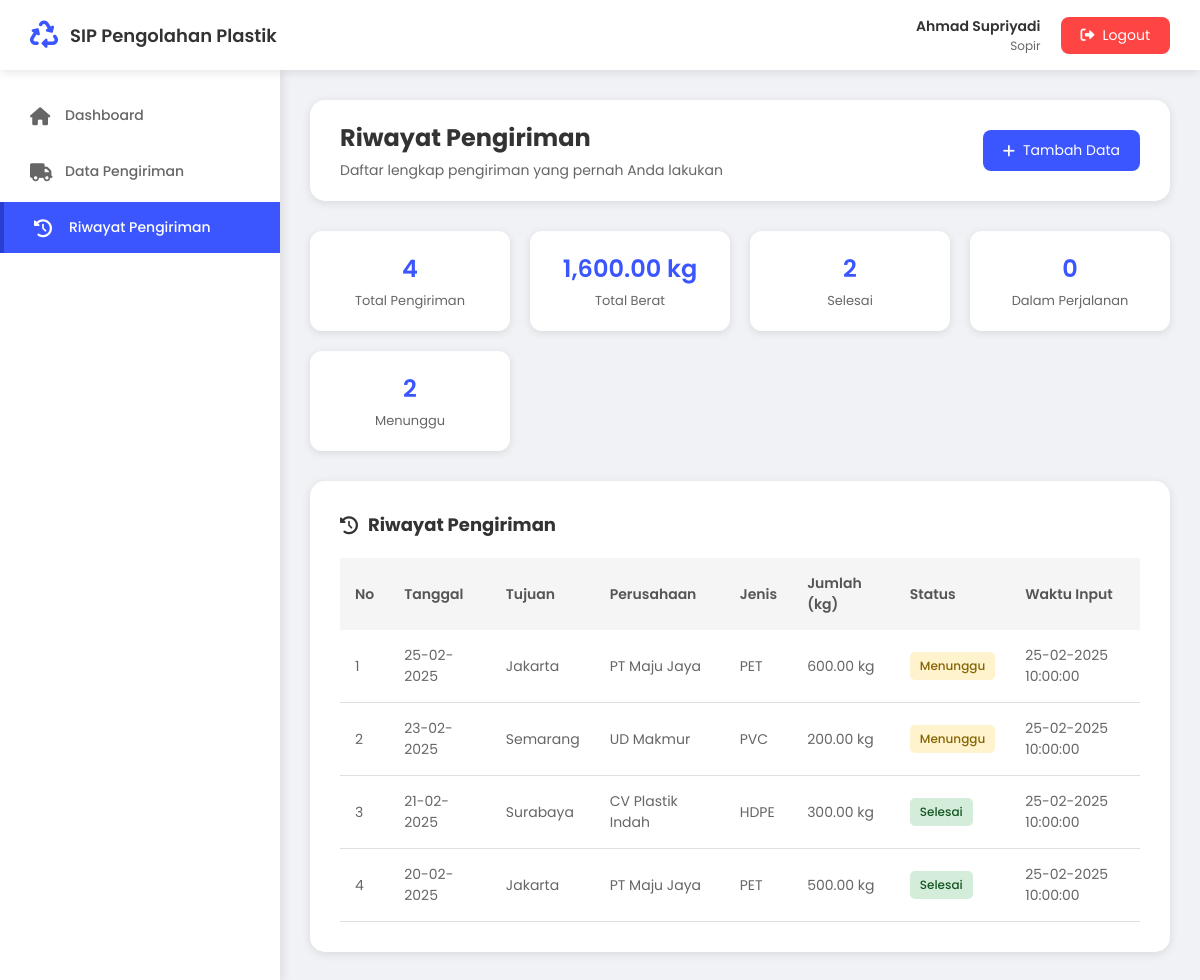
The page /sopir/riwayat_pengiriman.php (signed in) on the database its author committed.
### tables this page shows
CREATE TABLE data_pengiriman (
    id INT(11) NOT NULL AUTO_INCREMENT,
    user_id INT(11) NOT NULL,
    tanggal_pengiriman DATE NOT NULL,
    tujuan VARCHAR(255) NOT NULL,
    perusahaan VARCHAR(255) NOT NULL,
    jumlah_muatan DECIMAL(10,2) NOT NULL,
    jenis_plastik ENUM('PET', 'HDPE', 'PVC', 'LDPE', 'PP', 'PS') NOT NULL,
    status ENUM('Menunggu', 'Dalam Perjalanan', 'Selesai') DEFAULT 'Menunggu',
    created_at TIMESTAMP NOT NULL DEFAULT CURRENT_TIMESTAMP,
    PRIMARY KEY (id),
    KEY user_id (user_id),
    CONSTRAINT data_pengiriman_ibfk_1 FOREIGN KEY (user_id) REFERENCES users (id) ON DELETE CASCADE
);

### sopir/riwayat_pengiriman.php (the view, shortened to what this page needs)
<?php
require_once __DIR__ . '/../config.php';
$user_id = $_SESSION['user_id'];
$nama = $_SESSION['nama'];
$page = isset($_GET['page']) ? (int)$_GET['page'] : 1;
$limit = 20;
$offset = ($page - 1) * $limit;
$query = "SELECT * FROM data_pengiriman
          WHERE user_id = $user_id
          ORDER BY tanggal_pengiriman DESC, created_at DESC
          LIMIT $offset, $limit";
$result = $conn->query($query);
$stat_query = "SELECT
                COUNT(*) as total_pengiriman,
                SUM(jumlah_muatan) as total_berat,
                AVG(jumlah_muatan) as rata_rata,
                SUM(CASE WHEN status = 'Selesai' THEN 1 ELSE 0 END) as selesai,
                SUM(CASE WHEN status = 'Dalam Perjalanan' THEN 1 ELSE 0 END) as dalam_perjalanan,
                SUM(CASE WHEN status = 'Menunggu' THEN 1 ELSE 0 END) as menunggu
               FROM data_pengiriman
               WHERE user_id = $user_id";
$stat_result = $conn->query($stat_query);
$stats = $stat_result->fetch_assoc();
?>
<!DOCTYPE html>
<html lang="id">
<head>
    <link rel="stylesheet" href="https://cdnjs.cloudflare.com/ajax/libs/font-awesome/6.0.0/css/all.min.css">
</head>
<body>
    <div class="navbar">
        <div class="navbar-brand">
            <i class="fas fa-recycle"></i>
            <h2>SIP Pengolahan Plastik</h2>
        </div>
        <div class="user-info">
            <div class="user-detail">
                <div class="user-name"><?php echo htmlspecialchars($nama); ?></div>
                <div class="user-role">Sopir</div>
            </div>
            <a href="../logout.php" class="btn-logout"><i class="fas fa-sign-out-alt"></i> Logout</a>
        </div>
    </div>
    <div class="sidebar">
        <ul class="sidebar-menu">
            <li><a href="../dashboard.php"><i class="fas fa-home"></i> Dashboard</a></li>
            <li><a href="data_pengiriman.php"><i class="fas fa-truck"></i> Data Pengiriman</a></li>
            <li><a href="riwayat_pengiriman.php" class="active"><i class="fas fa-history"></i> Riwayat Pengiriman</a></li>
        </ul>
    </div>
    <div class="content">
        <div class="page-header">
            <div>
                <h1>Riwayat Pengiriman</h1>
                <p>Daftar lengkap pengiriman yang pernah Anda lakukan</p>
            </div>
            <a href="data_pengiriman.php" class="btn-tambah">
                <i class="fas fa-plus"></i> Tambah Data
            </a>
        </div>
        <div class="stats-grid">
            <div class="stat-card">
                <div class="stat-value"><?php echo $stats['total_pengiriman'] ?? 0; ?></div>
                <div class="stat-label">Total Pengiriman</div>
            </div>
            <div class="stat-card">
                <div class="stat-value"><?php echo number_format($stats['total_berat'] ?? 0, 2); ?> kg</div>
                <div class="stat-label">Total Berat</div>
            </div>
            <div class="stat-card">
                <div class="stat-value"><?php echo $stats['selesai'] ?? 0; ?></div>
                <div class="stat-label">Selesai</div>
            </div>
            <div class="stat-card">
                <div class="stat-value"><?php echo $stats['dalam_perjalanan'] ?? 0; ?></div>
                <div class="stat-label">Dalam Perjalanan</div>
            </div>
            <div class="stat-card">
                <div class="stat-value"><?php echo $stats['menunggu'] ?? 0; ?></div>
                <div class="stat-label">Menunggu</div>
            </div>
        </div>
        <div class="table-container">
            <h3><i class="fas fa-history"></i> Riwayat Pengiriman</h3>
            <table>
                <thead>
                    <tr>
                        <th>No</th>
                        <th>Tanggal</th>
                        <th>Tujuan</th>
                        <th>Perusahaan</th>
                        <th>Jenis</th>
                        <th>Jumlah (kg)</th>
                        <th>Status</th>
                        <th>Waktu Input</th>
                    </tr>
                </thead>
                <tbody>
                    <?php if($result && $result->num_rows > 0): ?>
                        <?php $no = $offset + 1; while($row = $result->fetch_assoc()): ?>
                        <tr>
                            <td><?php echo $no++; ?></td>
                            <td><?php echo date('d-m-Y', strtotime($row['tanggal_pengiriman'])); ?></td>
                            <td><?php echo $row['tujuan']; ?></td>
                            <td><?php echo $row['perusahaan']; ?></td>
                            <td><?php echo $row['jenis_plastik']; ?></td>
                            <td><?php echo number_format($row['jumlah_muatan'], 2); ?> kg</td>
                            <td>
                                <span class="status-badge status-<?php echo strtolower(str_replace(' ', '-', $row['status'])); ?>">
                                    <?php echo $row['status']; ?>
                                </span>
                            </td>
                            <td><?php echo date('d-m-Y H:i:s', strtotime($row['created_at'])); ?></td>
                        </tr>
                        <?php endwhile; ?>
                    <?php endif; ?>
                </tbody>
            </table>
        </div>
    </div>
</body>
</html>

### sopir/riwayat_pengiriman.php (style rules this page uses)
* { margin: 0; padding: 0; box-sizing: border-box; font-family: 'Poppins', sans-serif; }
body { background: #f0f2f5; }
.navbar { background: white; padding: 0 30px; box-shadow: 0 2px 10px rgba(0,0,0,0.1); display: flex; justify-content: space-between; align-items: center; height: 70px; position: fixed; top: 0; left: 0; right: 0; z-index: 1000; }
.navbar-brand { display: flex; align-items: center; gap: 12px; }
.navbar-brand i { font-size: 28px; color: #3B55FF; }
.navbar-brand h2 { color: #333; font-size: 18px; font-weight: 600; }
.user-info { display: flex; align-items: center; gap: 20px; }
.user-detail { text-align: right; }
.user-name { color: #333; font-weight: 600; font-size: 14px; }
.user-role { color: #666; font-size: 12px; }
.btn-logout { padding: 8px 20px; background: #ff4444; color: white; text-decoration: none; border-radius: 8px; font-size: 14px; transition: all 0.3s; display: flex; align-items: center; gap: 8px; }
.sidebar { width: 280px; background: white; position: fixed; left: 0; top: 70px; bottom: 0; box-shadow: 2px 0 10px rgba(0,0,0,0.1); overflow-y: auto; }
.sidebar-menu { list-style: none; padding: 20px 0; }
.sidebar-menu li { margin-bottom: 5px; }
.sidebar-menu a { display: flex; align-items: center; padding: 15px 30px; color: #666; text-decoration: none; transition: all 0.3s; gap: 15px; font-size: 14px; font-weight: 500; }
.sidebar-menu a.active { background: #3B55FF; color: white; border-left: 4px solid #2a3fd1; }
.sidebar-menu a i { width: 20px; font-size: 18px; }
.content { margin-left: 280px; margin-top: 70px; padding: 30px; min-height: calc(100vh - 70px); }
.page-header { background: white; padding: 20px 30px; border-radius: 15px; margin-bottom: 30px; box-shadow: 0 2px 10px rgba(0,0,0,0.1); display: flex; justify-content: space-between; align-items: center; }
.page-header h1 { color: #333; font-size: 24px; margin-bottom: 5px; }
.page-header p { color: #666; font-size: 14px; }
.btn-tambah { padding: 10px 20px; background: #3B55FF; color: white; text-decoration: none; border-radius: 8px; font-size: 14px; display: flex; align-items: center; gap: 8px; transition: all 0.3s; }
.stats-grid { display: grid; grid-template-columns: repeat(auto-fit, minmax(200px, 1fr)); gap: 20px; margin-bottom: 30px; }
.stat-card { background: white; padding: 20px; border-radius: 12px; box-shadow: 0 2px 8px rgba(0,0,0,0.1); text-align: center; }
.stat-card .stat-value { font-size: 24px; font-weight: 600; color: #3B55FF; margin-bottom: 5px; }
.stat-card .stat-label { color: #666; font-size: 13px; }
.table-container { background: white; padding: 30px; border-radius: 15px; box-shadow: 0 2px 10px rgba(0,0,0,0.1); }
.table-container h3 { color: #333; margin-bottom: 20px; font-size: 18px; display: flex; align-items: center; gap: 10px; }
table { width: 100%; border-collapse: collapse; }
table th { background: #f5f5f5; padding: 15px; text-align: left; font-weight: 600; color: #555; font-size: 14px; }
table td { padding: 15px; border-bottom: 1px solid #e0e0e0; color: #666; font-size: 14px; }
.status-badge { padding: 5px 10px; border-radius: 5px; font-size: 12px; font-weight: 500; display: inline-block; }
.status-menunggu { background: #fff3cd; color: #856404; }
.status-selesai { background: #d4edda; color: #155724; }

### rows shown on the page
data_pengiriman: tanggal_pengiriman "25-02-2025", tujuan "Jakarta", perusahaan "PT Maju Jaya", jenis_plastik "PET", jumlah_muatan "600.00", status "Menunggu", created_at "25-02-2025 10:00:00"
data_pengiriman: tanggal_pengiriman "23-02-2025", tujuan "Semarang", perusahaan "UD Makmur", jenis_plastik "PVC", jumlah_muatan "200.00", status "Menunggu", created_at "25-02-2025 10:00:00"
data_pengiriman: tanggal_pengiriman "21-02-2025", tujuan "Surabaya", perusahaan "CV Plastik Indah", jenis_plastik "HDPE", jumlah_muatan "300.00", status "Selesai", created_at "25-02-2025 10:00:00"
data_pengiriman: tanggal_pengiriman "20-02-2025", tujuan "Jakarta", perusahaan "PT Maju Jaya", jenis_plastik "PET", jumlah_muatan "500.00", status "Selesai", created_at "25-02-2025 10:00:00"

### other values the page prints
$nama "Ahmad Supriyadi"
$stats['total_pengiriman'] "4"
$stats['total_berat'] "1,600.00"
$stats['selesai'] "2"
$stats['dalam_perjalanan'] "0"
$stats['menunggu'] "2"
